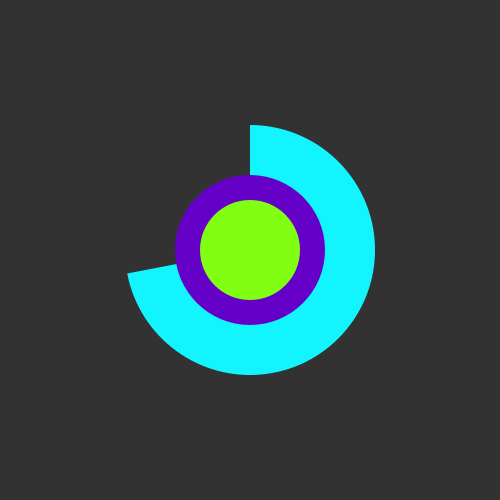
Frame 1 (no input)
Frame 60 (the mouse pressed at the canvas centre just before this capture): identical to frame 1, image omitted
Frame 120 (the mouse held since frame 60 and released just before this capture): identical to frame 1, image omitted

The Processing sketch that drew this single still picture (run headless with seeded random() and noise(); from frame 60 on, the mouse is pressed at the canvas centre):

// Processing sketch: processing_67322
// ── processing_67322.pde

float h;
float m;
float s;
float t1;
float t2;
float t3;

void setup(){
  size (500, 500);
  noStroke();
  smooth();
  
  h = hour();
  m = minute();
  s = second();
  
  
}

void draw (){
  background (50);
  
  fill (18, 245, 255);
  arc (width/2, height/2, width/2, height/2, TWO_PI-PI/2, (TWO_PI-PI/2)+(TWO_PI/12+h) );  
  
  fill (100, 0, 200);
  arc (width/2, height/2, 150, 150, TWO_PI-PI/2, (TWO_PI-PI/2)+(TWO_PI/60 +m));
  
  fill (128, 255, 18);
  arc (width/2, height/2, 100, 100, (TWO_PI-PI/2), ((TWO_PI/60)+s));
  
  
  t1=map(hour(), 0, h, 0, (TWO_PI-(12-h))); 
  t2=map(minute(), 0, m, 0, (TWO_PI-(60-m)));
  t3=map(second(), 0, s, 0, (TWO_PI-(TWO_PI/60-s)));
  
  
}
